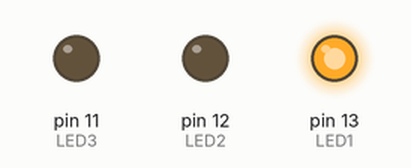
Simulated run of this sketch. Board: Arduino Uno, built with avr-gcc and run on an emulated ATmega328P. Parts: output pins drawn as LEDs (lit = HIGH).

Above: at 0.1 s.
At 0.3 s:
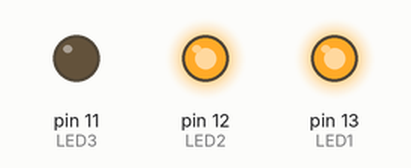
At 0.75 s:
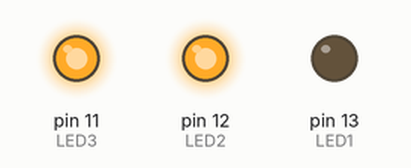
At 1.05 s:
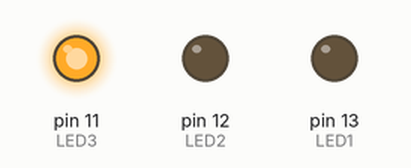
At 2.0 s:
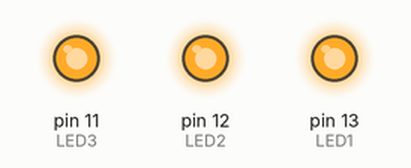
At 2.85 s:
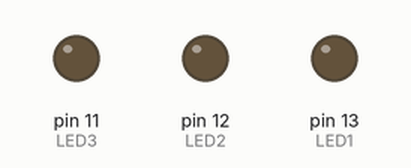
Timing chart, 0 to 3.5 s (numbered marks = the images above):
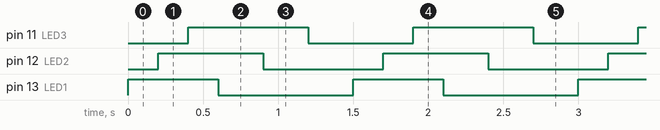

The sketch:

sketch_oct30b_lcd_display.ino
```cpp
/* A simple program to sequentially turn on and turn off 3 LEDs */

int LED1 = 13;
int LED2 = 12;
int LED3 = 11;

void setup() {
   pinMode(LED1, OUTPUT);
   pinMode(LED2, OUTPUT);
   pinMode(LED3, OUTPUT);
}


void loop() {
  digitalWrite(LED1, HIGH);    // turn on LED1
  delay(200);                  // wait for 200ms
  digitalWrite(LED2, HIGH);    // turn on LED2
  delay(200);                  // wait for 200ms
  digitalWrite(LED3, HIGH);    // turn on LED3
  delay(200);                  // wait for 200ms
  digitalWrite(LED1, LOW);     // turn off LED1
  delay(300);                  // wait for 300ms
  digitalWrite(LED2, LOW);     // turn off LED2
  delay(300);                  // wait for 300ms
  digitalWrite(LED3, LOW);     // turn off LED3
  delay(300);                  // wait for 300ms before running program all over again
}
```

Measured:
- by itself, pin 11 (LED3): alternates HIGH for 0.80 s and LOW for 0.70 s
- by itself, pin 12 (LED2): alternates HIGH for 0.70 s and LOW for 0.80 s
- by itself, pin 13 (LED1): alternates HIGH for 0.60 s and LOW for 0.90 s
